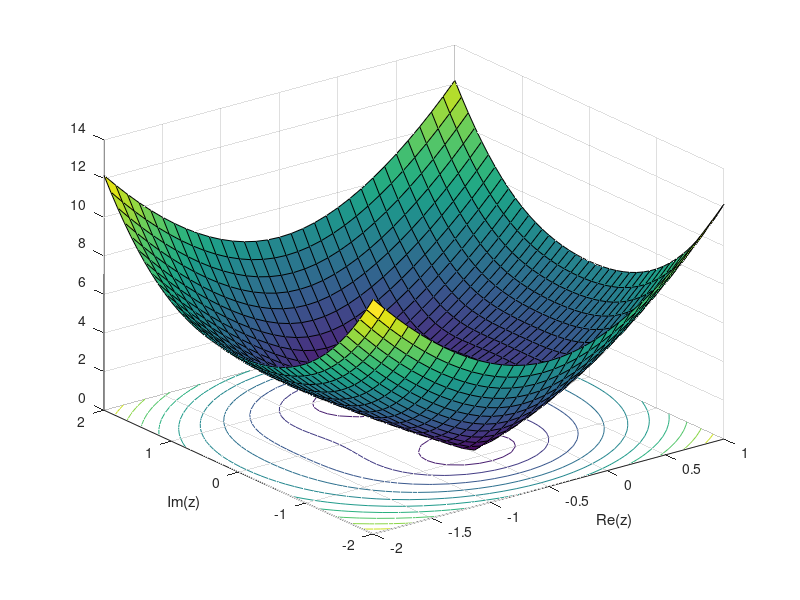

Source code (MATLAB):
x = [-2:0.1:1];
y = [-2:0.1:2];
[X,Y]= meshgrid(x,y);

Z = X+j*Y;

f = 2*(Z.^2) + 2*Z + 2;

r = abs(f); 

surf(X,Y,r);
hold on;
contour(X,Y,r);
xlabel('Re(z)');ylabel('Im(z)');